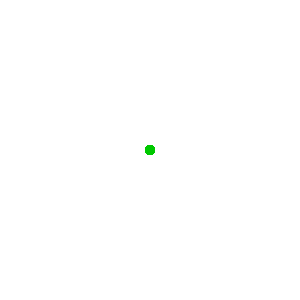
Frame 1 (no input)
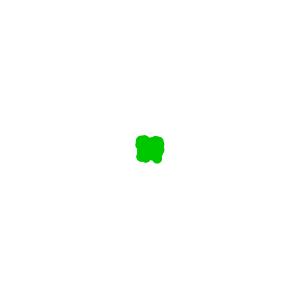
Frame 60 (the mouse pressed at the canvas centre just before this capture)
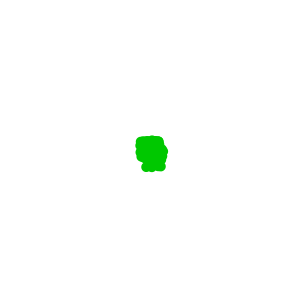
Frame 120 (the mouse held since frame 60 and released just before this capture)

The Processing sketch that drew these frames (run headless with seeded random() and noise(); from frame 60 on, the mouse is pressed at the canvas centre):

// Processing sketch: processing_3104
// ── processing_3104.pde

float[] x = new float[100];
float[] y = new float[100];
int a,k,m,r;


void setup(){
  smooth();
  noStroke();
  fill (0,200,0);
  size(300,300);
  for(int i=0;i<100;i++){
    x[i]=width/2;
    y[i]=height/2;
  }
}


void draw(){
  background(255);
  for(int i=1;i<100;i++){
    
    display(x[i],y[i],i);
  }
  
   emerge(x[m%100],y[m%100]);
   
}



void mousePressed(){
  m++;
  x[m%100]=mouseX;
  y[m%100]=mouseY;


}


void emerge(float X,float Y){

    k++;
    x[(m+k)%100]=x[m%100]+random(-10,10);
    y[(m+k)%100]=y[m%100]+random(-10,10);
  

}




void display(float X, float Y,int I){

  ellipse(X,Y,10,10);
}
